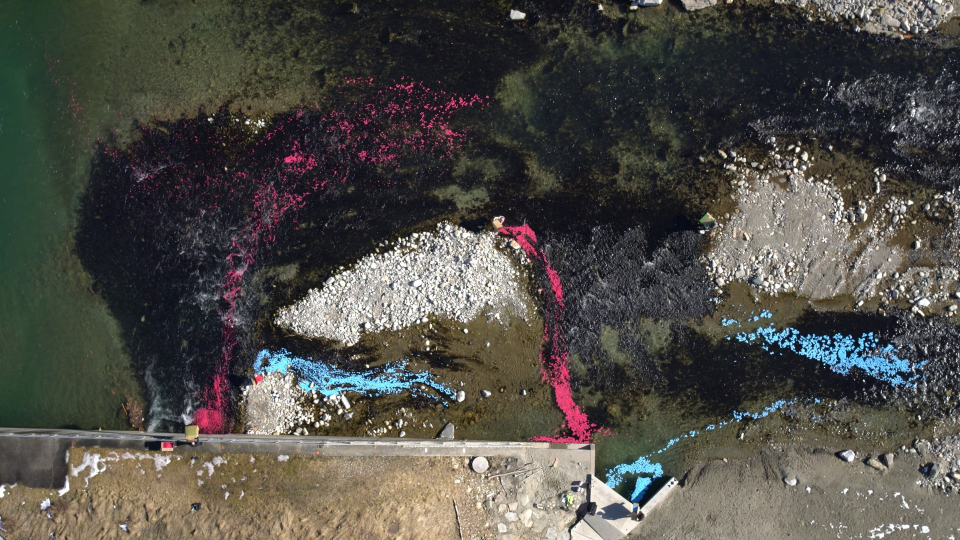
#> input picture 1080p/4.jpg, 1920 x 1080 px (shown at 1/2 size); the run also reads 1 picture not shown here
$ jupyter execute image_colorspaces.ipynb   (shell and % lines are left out)
#> lines starting #> are read from the running program, lines starting #| are printed output that depends on the picture
[<< Back to MAIN notebook](main.ipynb)

<a id="image-colorspace"></a>
# 4 Image colorspace

A **colorspace** is an organizational model of image data, i.e., the way visual information is handled inside the memory, as well as saved to and retrieved from storage. In general, different image formats can use different colorspace models - while JPEG images usually use RGB (Red-Green-Blue) model, they can, for example, use CMYK (Cyan-Magenta-Yellow-Key; Key=Black) model instead. As it will be shown in this section, image enhancement can benefit greatly from manipulating images in different colorspace models and accessing different kinds of information stored within.

## Contents

4.1 [RGB/BGR](#rgb-bgr)<br/>
4.2 [Grayscale](#grayscale)<br/>
4.3 [HSV](#hsv)<br/>
4.4 [L\*a\*b\*](#lab)<br/>
4.5 [Conclusions on colorspace models](#conclusions)

[cell 1]
# Necessary libraries
import itertools
import numpy as np
import matplotlib.pyplot as plt
import cv2

from os import mkdir
from os.path import exists, dirname
from axes_tiein import on_lims_change, cmap

# Set default colormap, defined in axes_tiein.py
plt.rcParams['image.cmap'] = cmap

# Use [%matplotlib widget] inside JupyterLab,
# and [%matplotlib notebook] for Jupyter Notebook

<a id="rgb-bgr"></a>
## 4.1 RGB/BGR

RGB and BGR are the most commonly used (so-called additive) colorspace models. RGB model contains 3 layers (channels) of information about the intensity of red, green and blue light in the image, while BGR is basically the same model with the reversed positions of the first and the third channel. All three channels are usually 8bit unsigned integers with pixel values between 0 and 255. While most image processing software/tools default to the RGB model, OpenCV library uses BGR as default colorspace. Reasons behind this are mostly historical, but they mean that sometimes we have to switch from one to the other to correctly present our results.

> RGB and BGR sometimes also refer to different subpixel order of LEDs in monitor and TV panels. While there are some differences between these panel types, this report will only refer to them as data organizational models.
> Some image formats support RGBA colorspace with incorporates additional Alpha channel which defines opacity (non-transparency) of individual pixels. This channel usually contains values between 0.0 (= fully transparent pixel) and 1.0 (= fully opaque pixel). However, no image or video format used by UAV cameras supports transparency and saves to this colorspace.

The components of the RGB/BGR model are commonly presented graphically in the form of a cube, as shown below:

<figure>

    <figcaption style="text-align: center; font-style: italic;">RGB/BGR colorspace model representation, source: Wikimedia</figcaption>
</figure>

We can explore these channels by decomposing an example image, and also compare the results to a single-channel grayscale image. A suitable candidate could be **Image 4** due to the variety of tracer particle colors:

[cell 2]
# Load image into different colorspaces
img_path = './1080p/4.jpg'

# OpenCV loads to BGR model by default
img_bgr = cv2.imread(img_path)
#> img_bgr is the input picture: shape (1080, 1920, 3); mean B, G, R 71.9, 77.5, 79.5

# Conversion to grayscale model
img_gray = cv2.cvtColor(img_bgr, cv2.COLOR_BGR2GRAY)

# Conversion to RGB model
img_rgb = cv2.cvtColor(img_bgr, cv2.COLOR_BGR2RGB)

# Split image into channels
b, g, r = cv2.split(img_bgr)

fix, ax = plt.subplots(nrows=3, ncols=2, figsize=(9.8, 9))

# Matplotlib expects RGB image
ax[0][0].imshow(img_rgb)
ax[0][0].set_title('Original')

ax[1][0].imshow(img_gray)
ax[1][0].set_title('Grayscale')

ax[2][0].set_visible(False)

ax[0][1].imshow(b)
ax[0][1].set_title('[B]GR = Blue channel')

ax[1][1].imshow(g)
ax[1][1].set_title('B[G]R = Green channel')

ax[2][1].imshow(r)
ax[2][1].set_title('BG[R] = Red channel')

# Turn off axes on all images
[a.axis('off') for a in ax.reshape(-1)]

# Connect all axes to simultaneously change on zoom or pan
[a.callbacks.connect('ylim_changed', on_lims_change) for a in ax.reshape(-1)]

plt.tight_layout()
plt.show()

<div class="alert alert-block alert-success">
<b>Tip:</b> From this point onward, the brackets in colorspace names in the text and figure titles will indicate the selected channel of the mentioned colorspace model - for example R[G]B indicates the green channel of the RGB model.
</div>

<div class="alert alert-block alert-info">
<b>Tip:</b> Figures with axes (images) connected to <span style="font-family: Consolas;">on_lims_change</span> function will change together when ZOOM or PAN are used on any of them.
</div>

> Individual image channels and grayscale image above appear to be colored due to the colormap set by the `matplotlib` library which allows for a better contrast. Default `matplotlib` colormap is called `viridis`. You can change the default colormap in `axes_tiein.py`.

We can now notice the differences in local pixel intensities between individual image channels, especially in areas covered by magenta- (around coordinates \[900, 200\]) and cyan-colored tracer particles (around \[1680, 700\]). While most velocimetry software operates on a single channel image, usually grayscale (described in the following subsection), it's not hard to notice that in the selected case some tracer particles are far more accentuated in \[R\]GB and RG\[B\] channels than in grayscale. Additionally, we can notice that the water surface is the brightest in the R\[G\]B channel (which was to be expected from the original) and darkest and most uniform in the RG\[B\] channel (check area around \[1020, 180\]). As a rule of thumb, we want the water surface to be uniform and tracer particles to have as much contrast from it as possible.

Choosing a suitable image channel for velocimetry analysis could allow for a better quality of tracer particle detection and their motion tracking, and improve the overall velocity estimation accuracy. A candidate strategy for analyzing the video from which the **Image 4** was extracted could also be to perform the image velocimetry on \[R\]GB and RG\[B\] image channels separately, and then merge the results in the postprocessing stage.

<div class="alert alert-block alert-success">
<b>Tip:</b> Defaulting to a grayscale representation of original color images for image velocimetry does not have to be the best option for each case. Consider using individual RGB image channels if colored tracer particles were used for surface seeding. Even with white/dark tracers, some image channels may even provide better contrast between the image background (water surface) and the particles themselves.
</div>

<a id="grayscale"></a>
## 4.2 Grayscale

Even though not technically a colorspace, it is often used when a single channel representation of color images is required. Grayscale model aims to describe the human perception of pixel intensities of different colors, i.e., the "human-perceived achromatic intensity". For example, conversion of an image from RGB/BGR model to grayscale can be done using a linear combination of its color channels (so called NTSC model):

$$ Y = 0.299 R + 0.587 G + 0.114 B, $$

Where $Y$ is the grayscale pixel value with $R$, $G$ and $B$ values from individual RGB channels. The previous expression implies (and correctly so) that human perception of red, green, and blue light is not uniform - human eye is more sensitive to green (or green-yellow) color than to blue, which is reflected by the transformation coefficients.

Grayscale model is the most commonly used single channel representation of images, but it is not always a good one. For example, we can create an image from RGB value of \[255, 0, 0\] on the left half, \[0, 130, 0\] in the middle, and \[0, 81, 251\] on the right, convert to grayscale and observe the results:

[cell 3]
# Create images by tiling pixel values
img_left = np.tile((255, 0, 0), np.array((300, 150, 1)))
img_middle = np.tile((0, 130, 0), np.array((300, 150, 1)))
img_right = np.tile((0, 81, 251), np.array((300, 150, 1)))

# Merge red and blue image halves
img_merged = np.hstack([img_left, img_middle, img_right]).astype('uint8')

# Convert RGB to grayscale
img_merged_gray = cv2.cvtColor(img_merged, cv2.COLOR_RGB2GRAY)

fig, ax = plt.subplots(nrows=1, ncols=2, figsize=(9.8, 3.2))

# RGB plot
ax[0].imshow(img_merged)
ax[0].set_title('RGB')

# Grayscale plot, set colormap and color range for proper display
ax[1].imshow(img_merged_gray, cmap='gray', vmin=0, vmax=255)
ax[1].set_title('Grayscale intensity')

[a.axis('off') for a in ax.reshape(-1)]
[a.callbacks.connect('ylim_changed', on_lims_change) for a in ax.reshape(-1)]

plt.tight_layout()
plt.show()

Previous figure demonstrates the potential shortcomings of grayscale channel representation of RGB/BGR images, along with the demonstrations from the previous subsection.

<a id="hsv"></a>
## 4.3 HSV

Unlike RGB/BGR model where individual colors intensities are represented in separate image channels, HSV takes a somewhat different approach of separating image data into three channels:

1. \[H\]SV = **Hue** channel (presented as an angle between 0 and 360 degrees) which represents the **primary (base) color** or **color tone**. Hue angle of 0deg corresponds to the red color, 90deg is yellow, 270deg is blue, etc.
2. H\[S\]V = **Saturation** channel (0-255 unsigned 8bit integer) which represents amount of gray in the base color, often called **chroma**. When saturation is 0, the resulting color will appear completely "faded", and when saturation is 255, the result will be the actual base color.
3. HS\[V\] = **Value** channel (0-255 unsigned 8bit integer) which represents the color intensity/brightness. When value is 0, the result will be a black pixel, and when value is 255, the result will be completely defined by just the hue and saturation.

> OpenCV defines the \[H\]SV component in range between 0 and 180deg, as opposed to the more formal definition above. Reasons for this are purely implementational - since both H\[S\]V and HS\[V\] are 8bit unsigned integers (0-255), creators of the library "squashed" the \[H\]SV channel range from 360 to 180 (degrees). However, OpenCV also offers a so-called `HSV_full` model, which stretches the \[H\]SV channel to range between 0 and 255.

Components of the HSV model are commonly graphically presented in the form of a cone, as shown below.

<figure>

    <figcaption style="text-align: center; font-style: italic;">HSV colorspace model representation, source: Wikimedia</figcaption>
</figure>

Like with the RGB/BGR model, we can explore these channels by decomposing an example image, and also compare the results to a single channel grayscale image:

[cell 4]
# BGR image loaded in one of the previous code cells
img_hsv = cv2.cvtColor(img_bgr, cv2.COLOR_BGR2HSV)
#> img_hsv: shape (1080, 1920, 3); mean H, S, V 65.5, 60.2, 85.4

# Split image into channels
h, s, v = cv2.split(img_hsv)
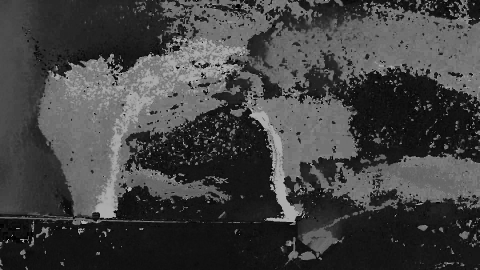
#> h: shape (1080, 1920) (shown at 1/4 size); min 0, max 179, mean 65.5

fig, ax = plt.subplots(nrows=3, ncols=2, figsize=(9.8, 9))

ax[0][0].imshow(img_rgb)
ax[0][0].set_title('Original')

ax[1][0].set_visible(False)

ax[2][0].imshow(img_gray)
ax[2][0].set_title('Grayscale')

ax[0][1].imshow(h)
ax[0][1].set_title('[H]SV = Hue channel')

ax[1][1].imshow(s)
ax[1][1].set_title('H[S]V = Saturation channel')

ax[2][1].imshow(v)
ax[2][1].set_title('HS[V] = Value channel')

[a.axis('off') for a in ax.reshape(-1)]
[a.callbacks.connect('ylim_changed', on_lims_change) for a in ax.reshape(-1)]

plt.tight_layout()
plt.show()

When placed next to each other, grayscale model and HS\[V\] channel appear alike - this is not by accident as grayscale is primarily a representation of human perception of color brightness. However, in the case of **Image 4**, tracers in the HS\[V\] channel appear to be significantly more pronounced than in the grayscale image, and more equally so for both magenta and cyan particles. H\[S\]V channel does not deliver much information and is rather noisy.

The \[H\]SV channel can actually serve another purpose. We can use the \[H\]SV channel information to target and manipulate specific colors in the image. To do so, we should first explore the \[H\]SV and H\[S\]V components by creating a graph:

[cell 5]
# Initiate a 64x180px three channel image
height, width = 64, 181
img = np.ndarray([height, width, 3], dtype='uint8')

fig, ax = plt.subplots(figsize=(9.8, 4))

# Assign Hue and Saturation to each pixel
for i, j in itertools.product(range(height), range(width)):
    img[i, j] = (j, i*4, 255)

# Convert HSV image to RGB for plotting
ax.imshow(cv2.cvtColor(img, cv2.COLOR_HSV2RGB))
ax.set_xlabel('Hue')
ax.set_ylabel('Saturation')

plt.xticks(np.arange(0, width, step=20))
plt.yticks([0, 16, 32, 48, 63], [0, 64, 128, 192, 255])
plt.tight_layout()
plt.show()
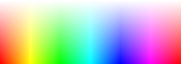
#> shown: shape (64, 181, 3); mean R, G, B 192, 191.3, 191.3

HSV model allows us to do something that RGB/BGR does not - to manipulate color hue in order to better grab certain information from RGB channels. For instance, pink-colored tracer particles from **Image 2** have a hue value of about 145 (check by hovering with mouse over these areas in figures above). By manipulating the \[H\]SV component, we can "shift" hue values (or "rotate" the HSV cone around its vertical axis) of all pixels in an image to move certain information to a specific channel - let's try to shift the pink tracers to the red channel:

[cell 6]
# Load image using different colorspaces
img_path = './1080p/2.jpg'
img_bgr = cv2.imread(img_path)
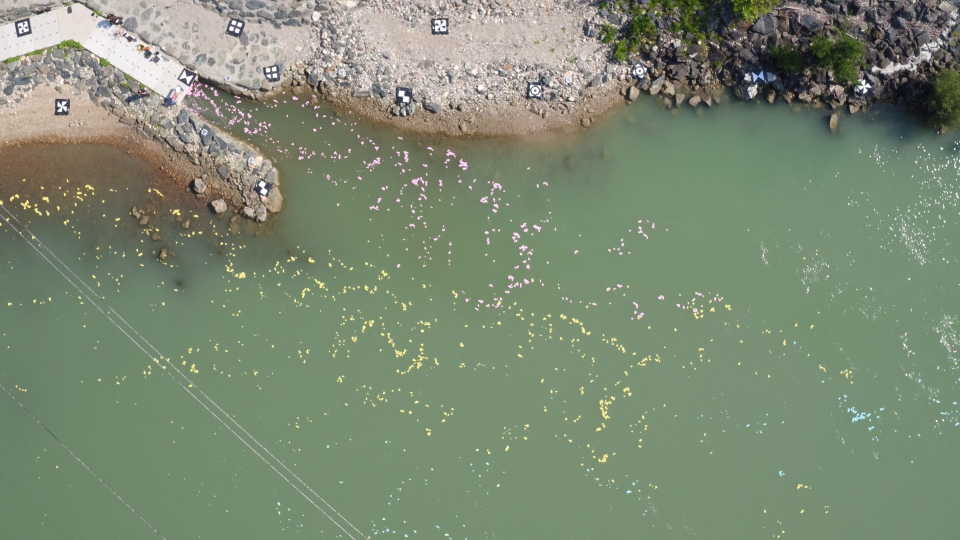
#> input picture 1080p/2.jpg, 1920 x 1080 px (shown at 1/2 size)
#> img_bgr is the input picture: shape (1080, 1920, 3); mean B, G, R 115.2, 137.2, 123.8
img_hsv = cv2.cvtColor(img_bgr, cv2.COLOR_BGR2HSV)
#> img_hsv: shape (1080, 1920, 3); mean H, S, V 50.8, 48.6, 140.1
img_rgb = cv2.cvtColor(img_bgr, cv2.COLOR_BGR2RGB)

# Get the first (red) channel from RGB
img_rgb_red = img_rgb[:, :, 0]
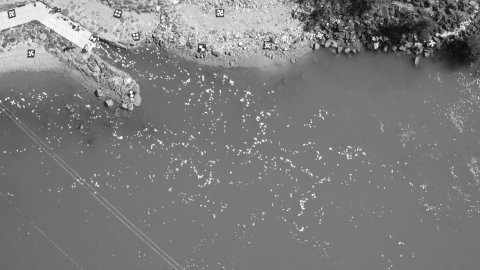
#> img_rgb_red: shape (1080, 1920) (shown at 1/4 size); min 6, max 255, mean 123.8

# Split image into channels
h, s, v = cv2.split(img_hsv)
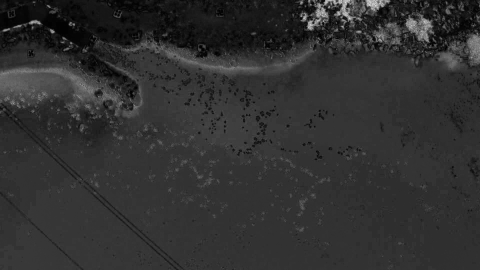
#> s: shape (1080, 1920) (shown at 1/4 size); min 0, max 255, mean 48.6
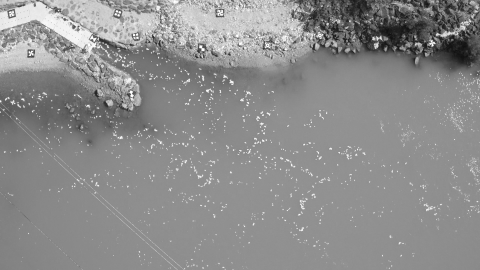
#> v: shape (1080, 1920) (shown at 1/4 size); min 11, max 255, mean 140.1

# Add 35 to hue channel to move pink to red, and merge to new HSV image.
# While channel can be changed with simple addition (h+35), this should be avoided
# as it can cause an overflow (value can exceed 255 and be improperly converted).
# Function cv2.add() deals with this issue.
h_shift = cv2.add(h, 35)
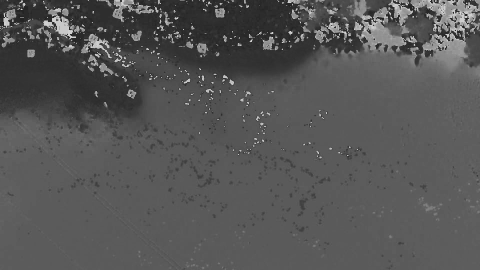
#> h_shift: shape (1080, 1920) (shown at 1/4 size); min 35, max 214, mean 85.8

# Merge the new HSV image
img_hsv_shift = cv2.merge([h_shift, s, v])
#> img_hsv_shift: shape (1080, 1920, 3); mean H, S, V 85.8, 48.6, 140.1

# Convert to RGB and get the red channel
img_rgb_shift = cv2.cvtColor(img_hsv_shift, cv2.COLOR_HSV2RGB)
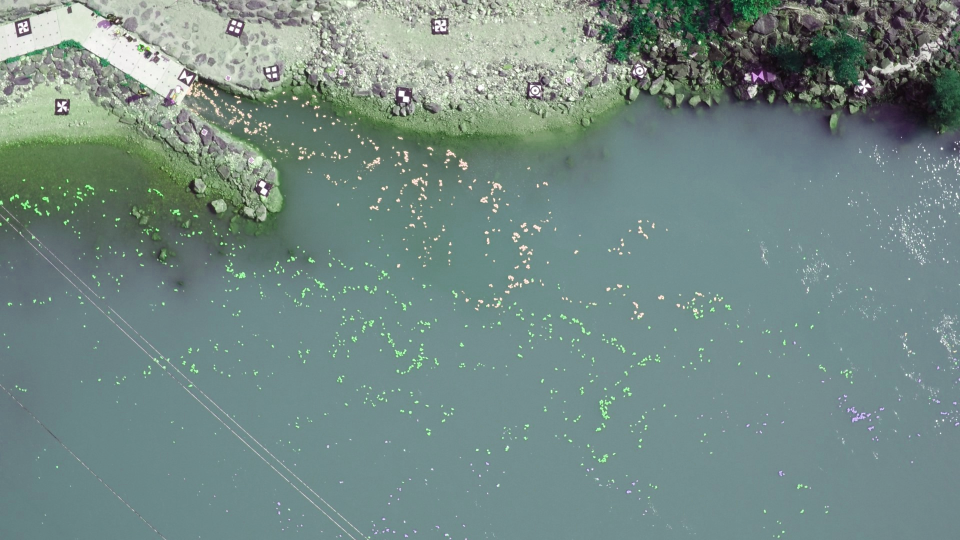
#> img_rgb_shift: shape (1080, 1920, 3) (shown at 1/2 size); mean R, G, B 116.1, 138.2, 133.1
img_rgb_shift_red = img_rgb_shift[:, :, 0]

fig, ax = plt.subplots(nrows=2, ncols=2, figsize=(9.8, 6.2))

ax[0][0].imshow(img_rgb)
ax[0][0].set_title('Original RGB')

ax[0][1].imshow(img_rgb_shift)
ax[0][1].set_title('Hue-shifted RGB')

# Only show channel 0, i.e., the red channel
ax[1][0].imshow(img_rgb_red)
ax[1][0].set_title('Red from original RGB')

# Only show channel 0, i.e., the red channel
ax[1][1].imshow(img_rgb_shift_red)
ax[1][1].set_title('Red from hue-shifted RGB')

[a.axis('off') for a in ax.reshape(-1)]
[a.callbacks.connect('ylim_changed', on_lims_change) for a in ax.reshape(-1)]

plt.tight_layout()
plt.show()
#> (the rest of the program and of its run is left out)
